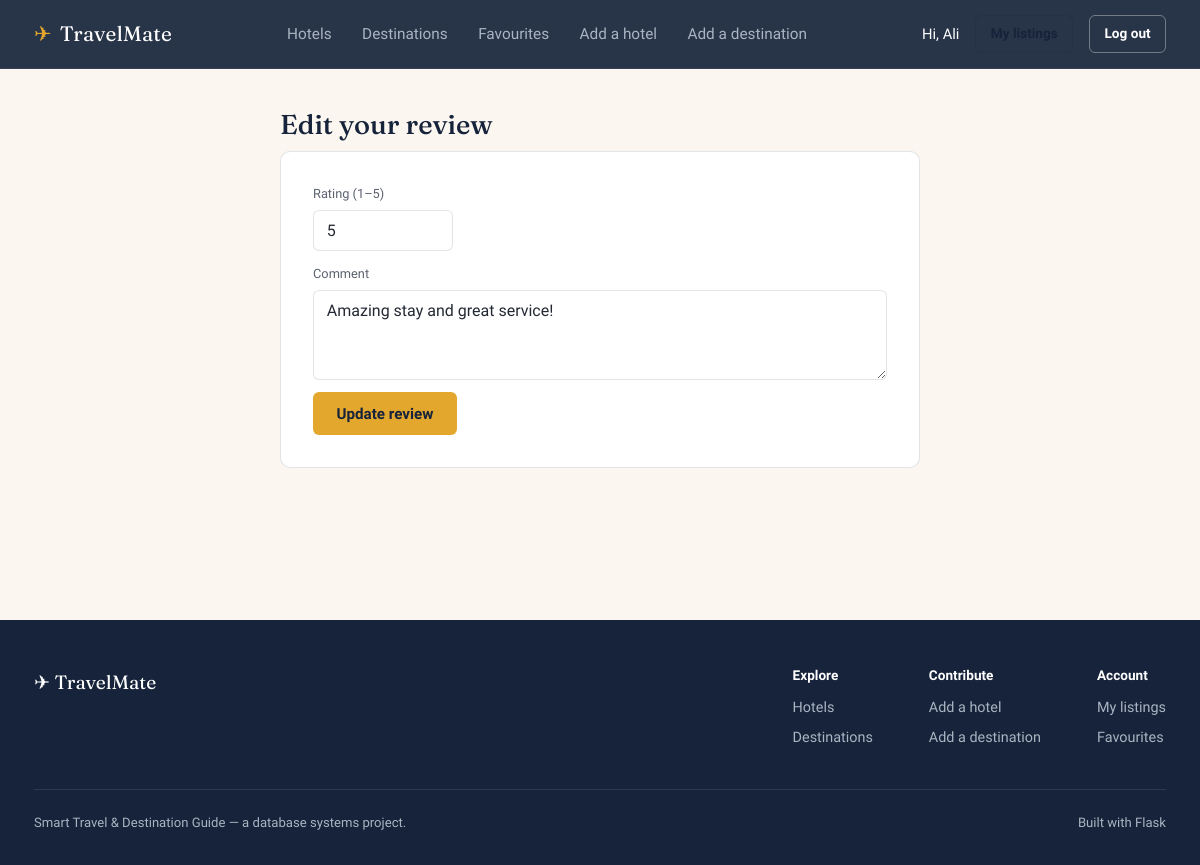
Page /edit_review/1 (signed in) on the committed database.
### models.py (models this page shows)
class User(db.Model):
    __tablename__ = "users"
    id = db.Column(db.Integer, primary_key=True)
    name = db.Column(db.String(100), nullable=False)
    email = db.Column(db.String(120), unique=True, nullable=False)
    password_hash = db.Column(db.String(255), nullable=False)
    role = db.Column(db.String(20), nullable=False, default="traveler")  # traveler | admin
    hotels = db.relationship("Hotel", backref="owner", lazy=True)
    reviews = db.relationship("Review", backref="author", lazy=True)
    favourites = db.relationship("Favourite", backref="user", lazy=True)
    destinations = db.relationship("Destination", backref="added_by_user", lazy=True)
    @property
    def is_admin(self):
        return self.role == "admin"

class Review(db.Model):
    __tablename__ = "reviews"
    id = db.Column(db.Integer, primary_key=True)
    user_id = db.Column(db.Integer, db.ForeignKey("users.id", ondelete="CASCADE"), nullable=False)
    hotel_id = db.Column(db.Integer, db.ForeignKey("hotels.id", ondelete="CASCADE"), nullable=False)
    rating = db.Column(db.Integer, nullable=False)
    comment = db.Column(db.Text)
    review_date = db.Column(db.Date, default=date.today)

### app.py (the view)
@app.route("/edit_review/<int:review_id>", methods=["GET", "POST"])
@login_required
def edit_review(review_id):
    review_obj = db.session.get(Review, review_id)
    if not review_obj:
        abort(404)
    if review_obj.user_id != session["user_id"] and not current_user().is_admin:
        abort(403)
    if request.method == "POST":
        review_obj.rating = request.form.get("rating", type=int)
        review_obj.comment = request.form.get("comment", "").strip()
        db.session.commit()
        flash("Review updated.", "success")
        return redirect(request.form.get("redirect_url") or url_for("hotel_detail", hotel_id=review_obj.hotel_id))
    return render_template("edit_review.html", review=review_obj)

### app.py (called while the page is built)
def current_user():
    user_id = session.get("user_id")
    if not user_id:
        return None
    return db.session.get(User, user_id)

def login_required(view):
    @wraps(view)
    def wrapped(*args, **kwargs):
        if not session.get("user_id"):
            flash("Please log in to do that.", "error")
            return redirect(url_for("login", next=request.path))
        return view(*args, **kwargs)
    return wrapped

@app.context_processor
def inject_user():
    return {"current_user": current_user()}

### templates/edit_review.html (shortened to what this page needs)
{% extends "base.html" %}
{% block content %}
<section class="section container form-page" style="padding-top:2.5rem;">
  <h1 style="font-size:1.7rem;">Edit your review</h1>
  <div class="form-card">
    <form method="POST" class="review-form" style="background:none; padding:0; max-width:none;">
      <div class="field rating-input">
        <label for="rating">Rating (1–5)</label>
        <input id="rating" type="number" name="rating" min="1" max="5" value="{{ review.rating }}" required>
      </div>
      <div class="field">
        <label for="comment">Comment</label>
        <textarea id="comment" name="comment" required>{{ review.comment }}</textarea>
      </div>
      <button type="submit" class="btn btn-primary" style="align-self:flex-start;">Update review</button>
    </form>
  </div>
</section>
{% endblock %}

### templates/base.html (shortened to what this page needs)
<!DOCTYPE html>
<html lang="en">
<head>
<link rel="stylesheet" href="{{ url_for('static', filename='css/style.css') }}">
</head>
<body>
<nav class="navbar">
  <div class="navbar-inner">
    <a href="{{ url_for('home') }}" class="brand"><span class="mark">✈</span> TravelMate</a>
    <ul class="nav-links">
      <li><a href="{{ url_for('hotels') }}" class="{{ 'active' if request.endpoint == 'hotels' }}">Hotels</a></li>
      <li><a href="{{ url_for('destinations') }}" class="{{ 'active' if request.endpoint in ['destinations', 'destination_detail'] }}">Destinations</a></li>
      {% if current_user %}
      <li><a href="{{ url_for('favourites') }}" class="{{ 'active' if request.endpoint == 'favourites' }}">Favourites</a></li>
      <li><a href="{{ url_for('add_hotel') }}">Add a hotel</a></li>
      <li><a href="{{ url_for('add_destination') }}">Add a destination</a></li>
      {% endif %}
    </ul>
    <div class="nav-actions">
      {% if current_user %}
        <span class="nav-user">Hi, {{ current_user.name.split(' ')[0] }}</span>
        <a href="{{ url_for('my_listings') }}" class="btn btn-ghost btn-sm">My listings</a>
        <a href="{{ url_for('logout') }}" class="btn btn-outline btn-sm">Log out</a>
      {% else %}
        <a href="{{ url_for('login') }}" class="btn btn-outline btn-sm">Log in</a>
      {% endif %}
    </div>
  </div>
</nav>
<main>
{% block content %}{% endblock %}
</main>
<footer>
  <div class="container">
    <div class="footer-grid">
      <div class="footer-brand">✈ TravelMate</div>
      <div class="footer-cols">
        <div class="footer-col">
          <h4>Explore</h4>
          <a href="{{ url_for('hotels') }}">Hotels</a>
          <a href="{{ url_for('destinations') }}">Destinations</a>
        </div>
        <div class="footer-col">
          <h4>Contribute</h4>
          <a href="{{ url_for('add_hotel') }}">Add a hotel</a>
          <a href="{{ url_for('add_destination') }}">Add a destination</a>
        </div>
        <div class="footer-col">
          <h4>Account</h4>
          {% if current_user %}
            <a href="{{ url_for('my_listings') }}">My listings</a>
            <a href="{{ url_for('favourites') }}">Favourites</a>
          {% else %}
            <a href="{{ url_for('login') }}">Log in</a>
          {% endif %}
        </div>
      </div>
    </div>
    <div class="footer-bottom">
      <span>Smart Travel & Destination Guide — a database systems project.</span>
      <span>Built with Flask</span>
    </div>
  </div>
</footer>
</body>
</html>

### static/css/style.css (style rules this page uses)
:root { --ink: #16233a; --ink-soft: #223349; --ink-tint: #2c3e58; --paper: #fbf7f0; --paper-dim: #f1ebdc; --paper-line: rgba(22, 35, 58, 0.12); --marigold: #e3a72e; --marigold-dark: #b9840f; --teal: #2f6f62; --teal-dark: #204d43; --brick: #a8452f; --text: #232833; --text-muted: #5c6270; --text-on-ink: #eef1f3; --text-on-ink-muted: #aab4c2; --font-display: "Fraunces", "Iowan Old Style", Georgia, serif; --font-body: "Work Sans", "Segoe UI", sans-serif; --radius-s: 6px; --radius-m: 10px; --shadow-card: 0 1px 2px rgba(22, 35, 58, 0.06), 0 8px 24px -12px rgba(22, 35, 58, 0.25); --shadow-float: 0 20px 50px -20px rgba(22, 35, 58, 0.45); --max-width: 1180px; }
*, *::before, *::after { box-sizing: border-box; }
html { scroll-behavior: smooth; }
body { margin: 0; font-family: var(--font-body); background: var(--paper); color: var(--text); line-height: 1.55; -webkit-font-smoothing: antialiased; }
h1, h2, h3, h4 { font-family: var(--font-display); color: var(--ink); line-height: 1.15; margin: 0 0 0.4em; font-weight: 600; }
h1 { font-size: clamp(2.1rem, 4vw, 3.4rem); font-weight: 500; }
a { color: inherit; text-decoration: none; }
button, input, textarea, select { font-family: inherit; font-size: 1rem; color: inherit; }
ul { list-style: none; margin: 0; padding: 0; }
.container { max-width: var(--max-width); margin: 0 auto; padding: 0 1.5rem; }
.navbar { position: sticky; top: 0; z-index: 40; background: rgba(22, 35, 58, 0.92); backdrop-filter: blur(8px); border-bottom: 1px solid rgba(255, 255, 255, 0.08); }
.navbar-inner { max-width: var(--max-width); margin: 0 auto; padding: 0 1.5rem; display: flex; align-items: center; justify-content: space-between; height: 68px; }
.brand { font-family: var(--font-display); font-size: 1.3rem; color: #fff; display: flex; align-items: center; gap: 0.5rem; letter-spacing: 0.01em; }
.brand .mark { color: var(--marigold); }
.nav-links { display: flex; align-items: center; gap: 1.9rem; }
.nav-links a { color: var(--text-on-ink-muted); font-size: 0.96rem; transition: color 0.15s ease; }
.nav-actions { display: flex; align-items: center; gap: 1rem; }
.nav-user { color: #fff; font-size: 0.92rem; display: flex; align-items: center; gap: 0.6rem; }
.btn { display: inline-flex; align-items: center; justify-content: center; gap: 0.5rem; padding: 0.72rem 1.4rem; border-radius: var(--radius-s); font-weight: 600; font-size: 0.95rem; border: 1px solid transparent; cursor: pointer; transition: transform 0.12s ease, background 0.15s ease, border-color 0.15s ease; white-space: nowrap; }
.btn-primary { background: var(--marigold); color: var(--ink); }
.btn-outline { background: transparent; border-color: rgba(255, 255, 255, 0.35); color: #fff; }
.btn-ghost { background: transparent; border-color: var(--paper-line); color: var(--ink); }
.btn-sm { padding: 0.45rem 0.9rem; font-size: 0.85rem; }
.field { display: flex; flex-direction: column; gap: 0.35rem; }
.field label { font-size: 0.8rem; color: var(--text-muted); }
.field input, .field select, .field textarea { padding: 0.65rem 0.8rem; border: 1px solid var(--paper-line); border-radius: var(--radius-s); background: #fff; }
.field textarea { resize: vertical; min-height: 90px; }
.section { padding: 4.5rem 0; }
.review-form { background: var(--paper-dim); border-radius: var(--radius-m); padding: 1.4rem 1.5rem; display: flex; flex-direction: column; gap: 0.8rem; max-width: 560px; }
.review-form .rating-input { max-width: 140px; }
.form-page { max-width: 640px; margin: 0 auto; }
.form-card { background: #fff; border: 1px solid var(--paper-line); border-radius: var(--radius-m); padding: 2rem; }
footer { background: var(--ink); color: var(--text-on-ink-muted); padding: 3rem 0 2rem; margin-top: 5rem; }
.footer-grid { display: flex; justify-content: space-between; gap: 2rem; flex-wrap: wrap; padding-bottom: 2rem; border-bottom: 1px solid rgba(255,255,255,0.1); }
.footer-brand { color: #fff; font-family: var(--font-display); font-size: 1.2rem; }
.footer-cols { display: flex; gap: 3.5rem; flex-wrap: wrap; }
.footer-col h4 { color: #fff; font-family: var(--font-body); font-size: 0.85rem; text-transform: none; margin-bottom: 0.8rem; }
.footer-col a { display: block; color: var(--text-on-ink-muted); font-size: 0.9rem; margin-bottom: 0.5rem; }
.footer-bottom { padding-top: 1.4rem; font-size: 0.82rem; display: flex; justify-content: space-between; flex-wrap: wrap; gap: 0.5rem; }

### rows in the picture
User: name "Ali"
Review: rating "5", comment "Amazing stay and great service!"
